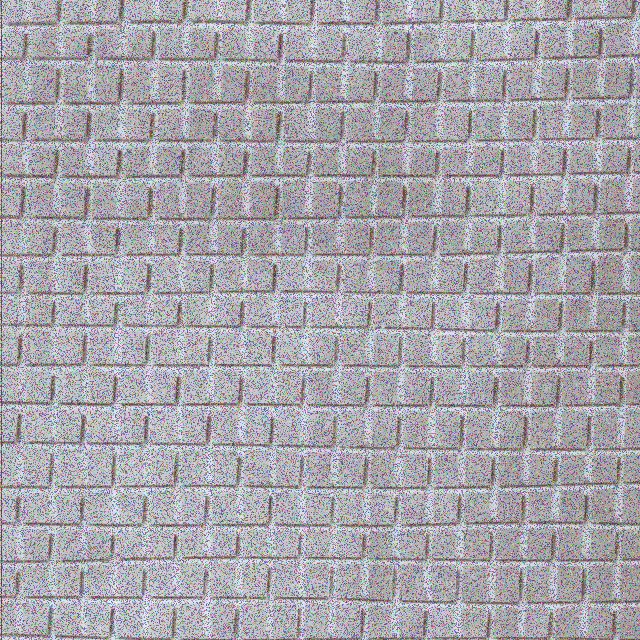
#> input picture flou_small/image_generee_D1_bruit.png, 640 x 640 px, given in place of text0.png, which was not available
$ python projet_mfreq_jd_part1.py
#> lines starting #> are read from the running program, lines starting #| are printed output that depends on the picture; pictures that were not available may be replaced by others from this repository, and a replacement may not be noted
import numpy as np
import random
import time

from PIL import Image

text0 = Image.open("textures_data/text0.png").convert('RGB')
text1 = Image.open("textures_data/text1.png").convert('RGB')
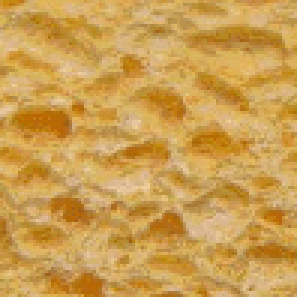
#> input picture textures_data/text1.png, 99 x 99 px (shown 3 times larger)
text2 = Image.open("textures_data/text2.png").convert('RGB')
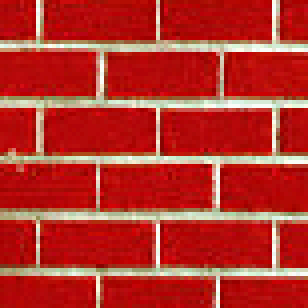
#> input picture textures_data/text2.png, 77 x 77 px (shown 4 times larger)
text3 = Image.open("textures_data/text3.png").convert('RGB')
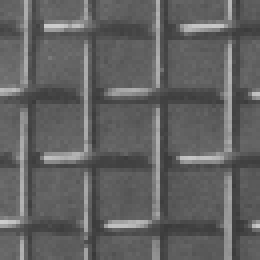
#> input picture textures_data/text3.png, 65 x 65 px (shown 4 times larger)
text4 = Image.open("textures_data/text4.png").convert('RGB')
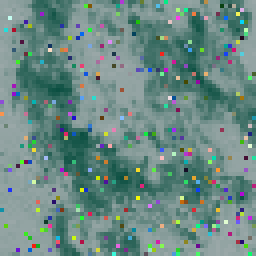
#> input picture flou_small/image_generee_D2_bruit.png, 64 x 64 px, given in place of text4.png, which was not available (shown 4 times larger)
text5 = Image.open("textures_data/text5.png").convert('RGB')
text6 = Image.open("textures_data/text6.png").convert('RGB')
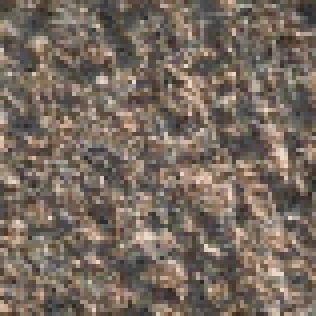
#> input picture textures_data/text6.png, 79 x 79 px (shown 4 times larger)

# Enregistrez le temps de début
start_time = time.time()

patches = []

# [26 lines left out: functions ssd_pixel, patch_similarity, not called in this run]


def ssd(A, B):
    return np.sum((A - B)**2)


# [183 lines left out: functions patch_similarity_ssd, random_patch, extract_patch, image_initiale, efros_leung, synthetise_texture, not called in this run]
